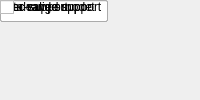
<?xml version="1.0" encoding="UTF-8"?>
<ui version="4.0">
 <class>MainWindow</class>
 <widget class="QMainWindow" name="MainWindow">
  <property name="windowTitle"><string>generic_adc</string></property>
  <widget class="QWidget" name="centralwidget">
   <!-- NOTE: this is a simplified structural mirror of the generated
        <module>_ui.py, not a full round-trip Designer file. Regenerate
        both from the same spec if you need to edit layout by hand. -->
       <widget class="QLabel" name="label_n_inputs">
     <property name="text"><string>inputs</string></property>
    </widget>
       <widget class="QLineEdit" name="n_inputs"/>
       <widget class="QLabel" name="label_n_outputs">
     <property name="text"><string>outputs per input</string></property>
    </widget>
       <widget class="QLineEdit" name="n_outputs"/>
       <widget class="QLabel" name="label_bits">
     <property name="text"><string>adc bit width</string></property>
    </widget>
       <widget class="QLineEdit" name="bits"/>
       <widget class="QLabel" name="label_interleaved">
     <property name="text"><string>interleaved mode</string></property>
    </widget>
       <widget class="QCheckBox" name="interleaved"/>
       <widget class="QLabel" name="label_or_support">
     <property name="text"><string>over-range support</string></property>
    </widget>
       <widget class="QCheckBox" name="or_support"/>
       <widget class="QLabel" name="label_sync_support">
     <property name="text"><string>sync support</string></property>
    </widget>
       <widget class="QCheckBox" name="sync_support"/>
       <widget class="QLabel" name="label_dv_support">
     <property name="text"><string>data valid support</string></property>
    </widget>
       <widget class="QCheckBox" name="dv_support"/>
  </widget>
 </widget>
 <resources/>
 <connections/>
</ui>
